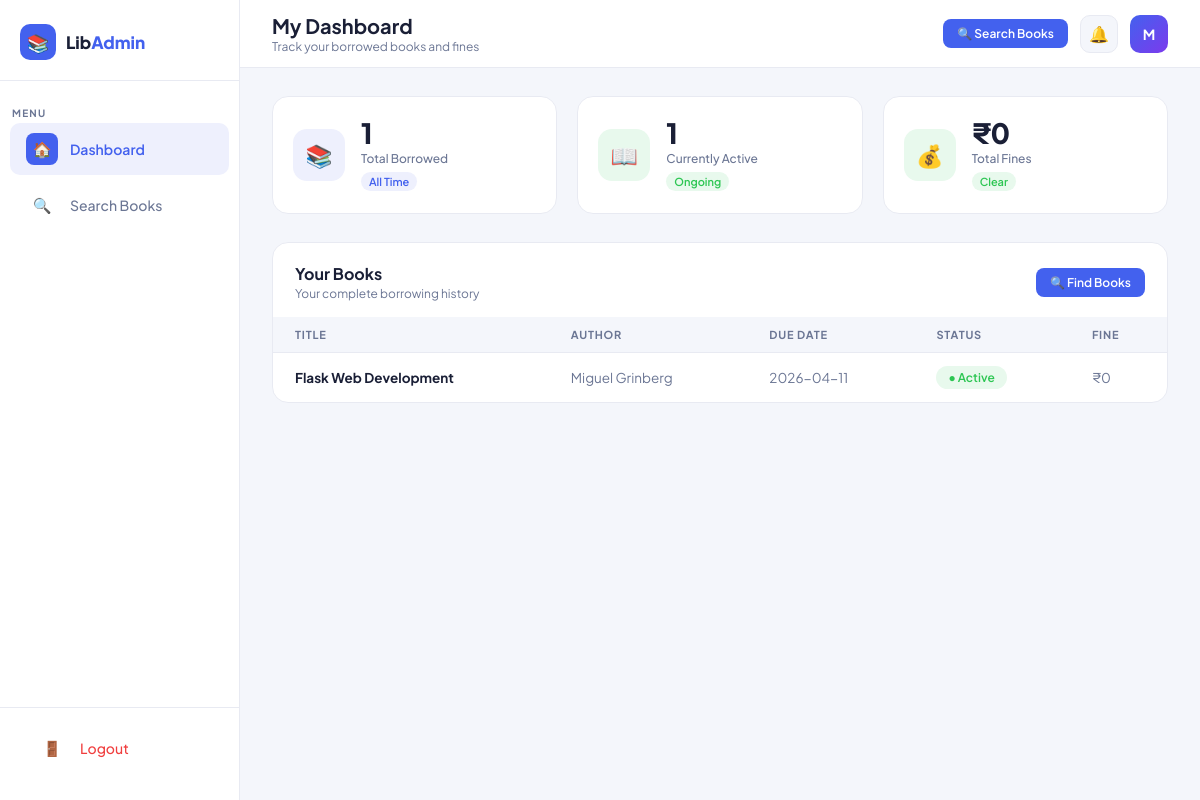
The page /member (signed in) on the database its author committed.
### tables this page shows
CREATE TABLE transactions(
        id          INTEGER PRIMARY KEY,
        user_id     INTEGER,
        book_id     INTEGER,
        issue_date  TEXT,
        due_date    TEXT,
        return_date TEXT,
        fine        INTEGER DEFAULT 0,
        status      TEXT DEFAULT 'issued',
        FOREIGN KEY(user_id) REFERENCES users(id),
        FOREIGN KEY(book_id) REFERENCES books(id)
    );

CREATE TABLE books(
        id               INTEGER PRIMARY KEY,
        title            TEXT,
        author           TEXT,
        genre            TEXT,
        total_copies     INTEGER DEFAULT 1,
        available_copies INTEGER DEFAULT 1
    );

### app.py (the view)
@app.route('/member')
@login_required
@role_required('member')
def member():
    conn  = db()
    books = conn.execute("""
        SELECT t.*, b.title, b.author, b.genre
        FROM transactions t
        JOIN books b ON t.book_id = b.id
        WHERE t.user_id = ?
        ORDER BY t.issue_date DESC
    """, (session['id'],)).fetchall()
    return render_template("member_dashboard.html", borrowed_books=books)

### app.py (called while the page is built)
@app.context_processor
def inject_session():
    return dict(session=session)

def db():
    conn = sqlite3.connect("library.db")
    conn.row_factory = sqlite3.Row
    return conn

def login_required(f):
    @wraps(f)
    def decorated(*args, **kwargs):
        if 'id' not in session:
            return redirect('/')
        return f(*args, **kwargs)
    return decorated

def role_required(*roles):
    def decorator(f):
        @wraps(f)
        def decorated(*args, **kwargs):
            if session.get('role') not in roles:
                return render_template("error.html", message="Access Denied"), 403
            return f(*args, **kwargs)
        return decorated
    return decorator

### Templates/member_dashboard.html (shortened to what this page needs)
<!DOCTYPE html>
<html lang="en">
<head>
</head>
<body>
<aside class="sidebar">
  <div class="sb-brand">
    <div class="sb-icon">📚</div>
    <div class="sb-name">Lib<span>Admin</span></div>
  </div>
  <div class="sb-section">Menu</div>
  <a href="/member" class="active"><div class="ico">🏠</div> Dashboard</a>
  <a href="/member/search_books"><div class="ico">🔍</div> Search Books</a>
  <div class="sb-footer">
    <a href="/logout" class="logout"><div class="ico">🚪</div> Logout</a>
  </div>
</aside>
<div class="main">
  <div class="topbar">
    <div class="tb-left">
      <h1>My Dashboard</h1>
      <p>Track your borrowed books and fines</p>
    </div>
    <div class="tb-right">
      <a href="/member/search_books" class="btn-blue">🔍 Search Books</a>
      <div class="tb-btn">🔔</div>
      <div class="tb-avatar">M</div>
    </div>
  </div>
  <div class="content">
    <div class="stats-row">
      <div class="stat-card">
        <div class="sc-icon blue">📚</div>
        <div><div class="sc-val">{{ borrowed_books|length }}</div><div class="sc-lbl">Total Borrowed</div><div class="sc-badge info">All Time</div></div>
      </div>
      <div class="stat-card">
        <div class="sc-icon green">📖</div>
        <div><div class="sc-val">{{ borrowed_books|selectattr('status','equalto','issued')|list|length }}</div><div class="sc-lbl">Currently Active</div><div class="sc-badge up">Ongoing</div></div>
      </div>
      <div class="stat-card">
        <div class="sc-icon {% if borrowed_books|sum(attribute='fine') > 0 %}red{% else %}green{% endif %}">💰</div>
        <div>
          <div class="sc-val">₹{{ borrowed_books|sum(attribute='fine') if borrowed_books else 0 }}</div>
          <div class="sc-lbl">Total Fines</div>
          {% if borrowed_books|sum(attribute='fine') > 0 %}
            <div class="sc-badge" style="background:var(--red-soft);color:var(--red)">Pending</div>
          {% else %}
            <div class="sc-badge up">Clear</div>
          {% endif %}
        </div>
      </div>
    </div>
    <div class="card">
      <div class="card-hdr">
        <div><h2>Your Books</h2><p>Your complete borrowing history</p></div>
        <a href="/member/search_books" class="btn-blue">🔍 Find Books</a>
      </div>
      <div style="overflow-x:auto">
        <table>
          <thead><tr><th>Title</th><th>Author</th><th>Due Date</th><th>Status</th><th>Fine</th></tr></thead>
          <tbody>
            {% for b in borrowed_books %}
            <tr>
              <td><strong>{{ b.title }}</strong></td>
              <td style="color:var(--sub)">{{ b.author }}</td>
              <td style="color:var(--sub)">{{ b.due_date }}</td>
              <td>
                {% if b.status == 'issued' %}
                  <span class="status-pill active">● Active</span>
                {% else %}
                  <span class="status-pill returned">✓ Returned</span>
                {% endif %}
              </td>
              <td>
                {% if b.fine > 0 %}
                  <span class="fine-val">₹{{ b.fine }}</span>
                {% else %}
                  <span style="color:var(--sub)">₹0</span>
                {% endif %}
              </td>
            </tr>
            {% endfor %}
          </tbody>
        </table>
      </div>
    </div>
  </div>
</div>
</body>
</html>

### rows shown on the page
transactions: title "Flask Web Development", author "Miguel Grinberg", due_date "2026-04-11", status "● Active", fine "₹0"

### other values the page prints
{{ borrowed_books|length }} "1"
{{ borrowed_books|selectattr('status','equalto','issued')|list|length }} "1"
{{ borrowed_books|sum(attribute='fine') if borrowed_books else 0 }} "0"
